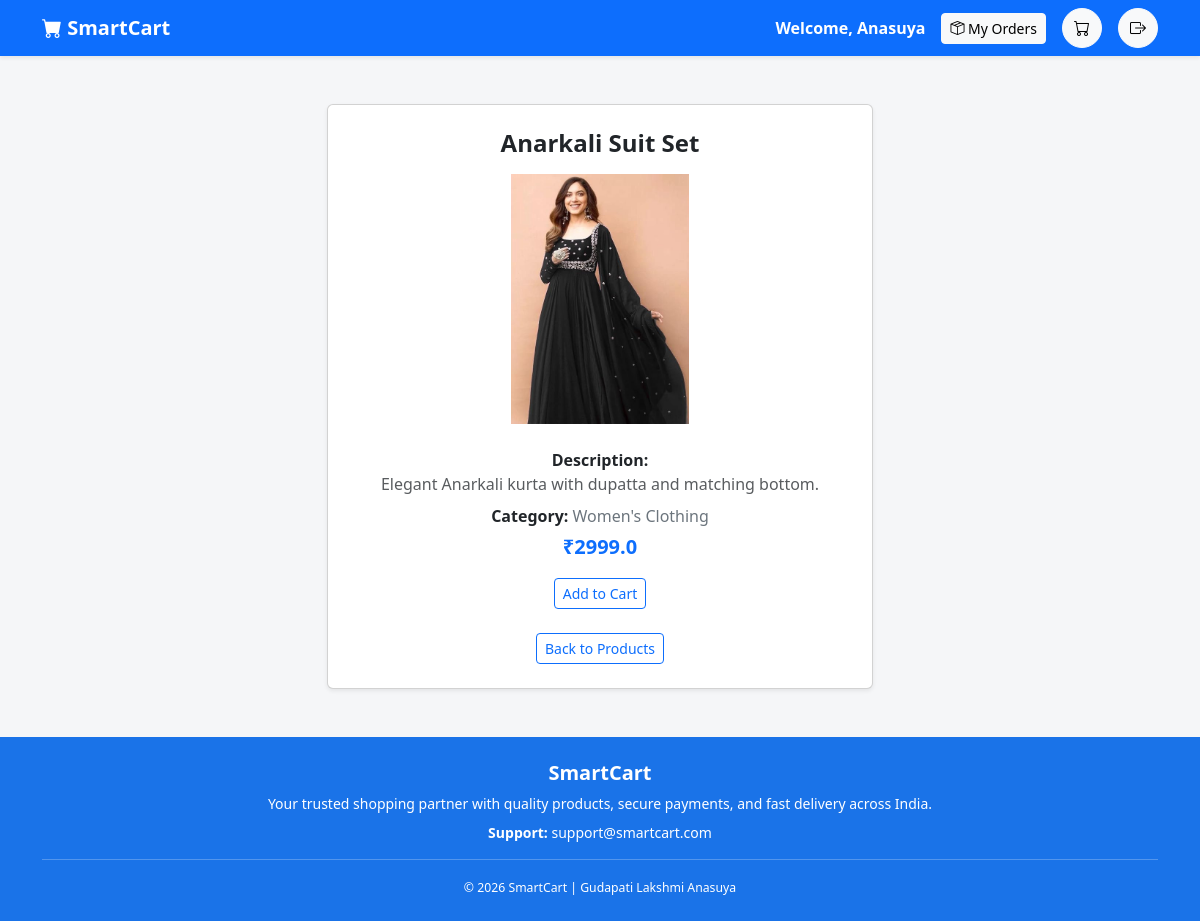
Screenshot of /user/product/2 (signed in) with the database file from the repository.
### tables this page shows
CREATE TABLE products (
    product_id INTEGER PRIMARY KEY AUTOINCREMENT,
    name TEXT,
    description TEXT,
    category TEXT,
    price REAL,
    image TEXT,
    status TEXT DEFAULT 'Active',
    admin_id INTEGER
);

### app.py (the view)
@app.route('/user/product/<int:product_id>')
def user_product_details(product_id):
    if 'user_id' not in session:
        flash("Please login!", "danger")
        return redirect('/user/user-login')
    conn = get_db_connection()
    cursor = conn.cursor()
    cursor.execute(
        "SELECT * FROM products WHERE product_id = ? AND status='Active'",
        (product_id,)
    )
    product = cursor.fetchone()
    cursor.close()
    conn.close()
    if not product:
        flash("Product not found!", "danger")
        return redirect('/user/products')
    return render_template("user/product_details.html", product=product)

### app.py (called while the page is built)
def get_db_connection():
    conn = sqlite3.connect('smartcart.db')
    conn.row_factory = sqlite3.Row
    return conn

### templates/user/product_details.html (shortened to what this page needs)
{% extends 'base1.html' %}
{% block content %}
<div class="row justify-content-center">
  <div class="col-md-6">
    <div class="card shadow-sm">
      <div class="card-body p-4 text-center">
        <h4 class="fw-bold mb-3">
          {{ product.name }}
        </h4>
        <img src="/static/uploads/product_images/{{ product.image }}"
             class="img-fluid mb-4"
             style="max-height:250px; object-fit:contain;">
        <p class="mb-2">
          <strong>Description:</strong><br>
          <span class="text-muted">{{ product.description }}</span>
        </p>
        <p class="mb-1">
          <strong>Category:</strong>
          <span class="text-secondary">{{ product.category }}</span>
        </p>
        <p class="mb-3 fs-5 fw-semibold text-primary">
          ₹{{ product.price }}
        </p>
        <form action="/user/add-to-cart/{{product.product_id}}" method="GET">
          <button type="submit" class="btn btn-outline-primary btn-sm">Add to Cart</button>
        </form>
        <br>
        <a href="/user/products" class="btn btn-outline-primary btn-sm">
          Back to Products
        </a>
      </div>
    </div>
  </div>
</div>
{% endblock %}

### templates/base1.html (style rules this page uses)
body { background-color: #f5f6f8; }

### rows the page displays
products: name "Anarkali Suit Set", image (picture), description "Elegant Anarkali kurta with dupatta and matching bottom.", category "Women's Clothing", price "2999.0"

### other values shown
{{ session['user_name'] }} "Anasuya"
